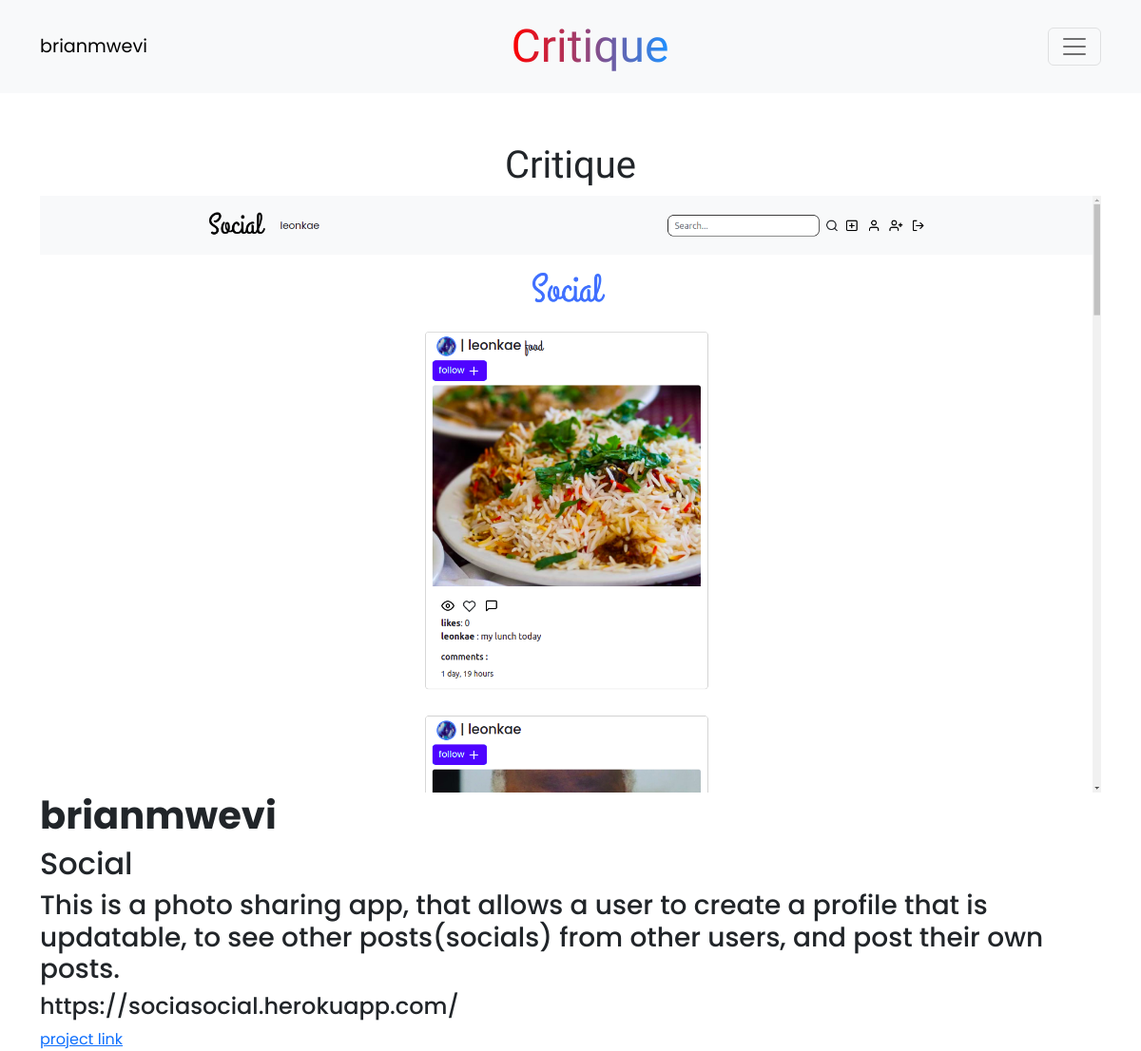
Page /photo/1/ (signed in) on the committed database.
### critique/models.py (models this page shows, shortened)
class Project(models.Model):
    image = models.ImageField(upload_to='media/', default='image.png')
    projectname =models.CharField(max_length=100)
    description=models.CharField(max_length=255, null=False, blank=False)
    likes =models.ManyToManyField(User, related_name='critique_image')
    created = models.DateTimeField(auto_now_add=True)
    modified =models.DateTimeField(auto_now=True)
    reviews =models.ManyToManyField('Reviews',blank=True)
    urls = models.URLField()
    profile = models.ForeignKey(Profile, default=None, null=True, blank=True, on_delete=models.CASCADE)

class Profile(models.Model):
    pro_picture =models.ImageField(upload_to ='profile/', default='')
    bio = models.TextField(max_length=255, blank=True)
    user = models.ForeignKey(User, on_delete=models.CASCADE,related_name='profile')
    email= models.EmailField(blank=True)
    def __str__(self):
        return self.user.username

### critique/views.py (the view)
# urls.py: path('photo/<str:pk>/', views.viewproject, name='photo' ),
@login_required(login_url='login')
def viewproject(request,pk):
    images = Project.objects.get(id=pk)
    current_user = request.user
    user_profile = get_object_or_404(Profile,user=current_user)
    return render(request,'critiques/photo.html',{'images':images, 'user_profile':user_profile})

### critique/templates/critiques/photo.html (shortened to what this page needs)
{% extends 'critiques/base.html' %} {% block content %}
<nav class="navbar navbar-fluid-lg bg-light mb-5 fixed-top">
  <div class="container">
    <a href="{% url 'profile' %}" class="navbar-user">{{ request.user }}</a>
    <a href="{% url 'home'%}" class="navbar-brand">Critique</a>
    <button
      class="navbar-toggler"
      type="button"
      data-bs-toggle="collapse"
      data-bs-target="#navmenu"
      style="color: white"
    >
      <span class="navbar-toggler-icon dark"></span>
    </button>
  </div>
</nav>
<div class="container">
  <div class="view-title">
    <h1>Critique</h1>
  </div>
  <div class="row justify-content-center">
    <div class="col">
      <div style="height: 90vh">
        <img
          style="max-width: 100%; max-height: 100%"
          src="{{images.image.url}}"
          alt="card image cap"
        />
        <div class="search-info">
          <h1>{{images.profile}}</h1>
          <h2>{{images.projectname}}</h2>
          <h3>{{images.description}}</h3>
          <h4>{{images.urls}}</h4>
          <a href="{{image.urls}}">project link</a>
        </div>
      </div>
    </div>
  </div>
</div>
{% endblock %}

### critique/static/critiques/css/global.css (style rules this page uses)
* { margin: 0%; padding: 0%; }
.navbar-brand { font-size: 6vh; font-family: "Grand Hotel", cursive; background: linear-gradient(to right, red, dodgerblue); -webkit-background-clip: text; -webkit-text-fill-color: transparent; }
.navbar-user { text-decoration: none; color: black; font-family: "Poppins", sans-serif; font-size: larger; }
.view-title h1 { text-align: center; font-family: "Grand Hotel", cursive; margin-top: 150px; font-size: 5vh; }
.search-info { font-family: "Poppins", sans-serif; }
.search-info h1 { font-weight: bold; }

### rows in the picture
Project: image (picture), profile "brianmwevi", projectname "Social", description "This is a photo sharing app, that allows a user to create a profile that is updatable, to see other posts(socials) from other users, and post their own posts.", urls "https://sociasocial.herokuapp.com/"

### other values in the picture
{{ request.user }} "brianmwevi"
